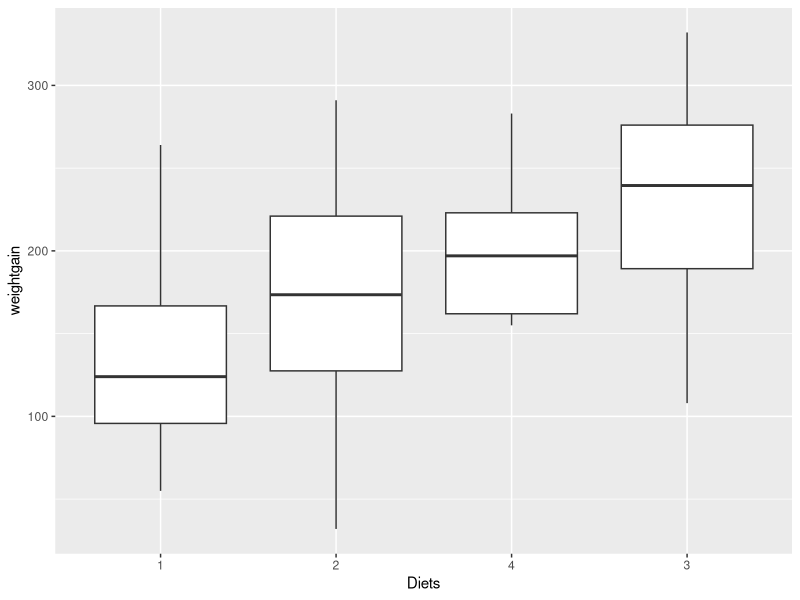
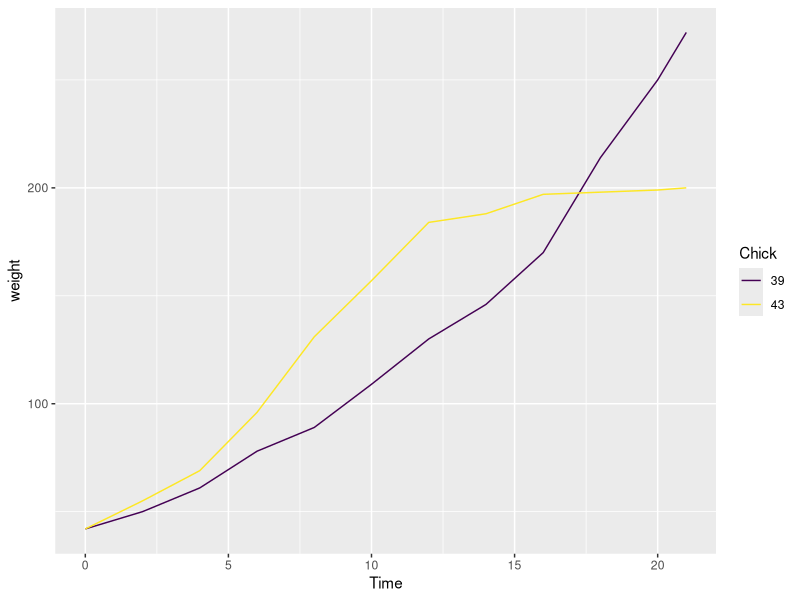
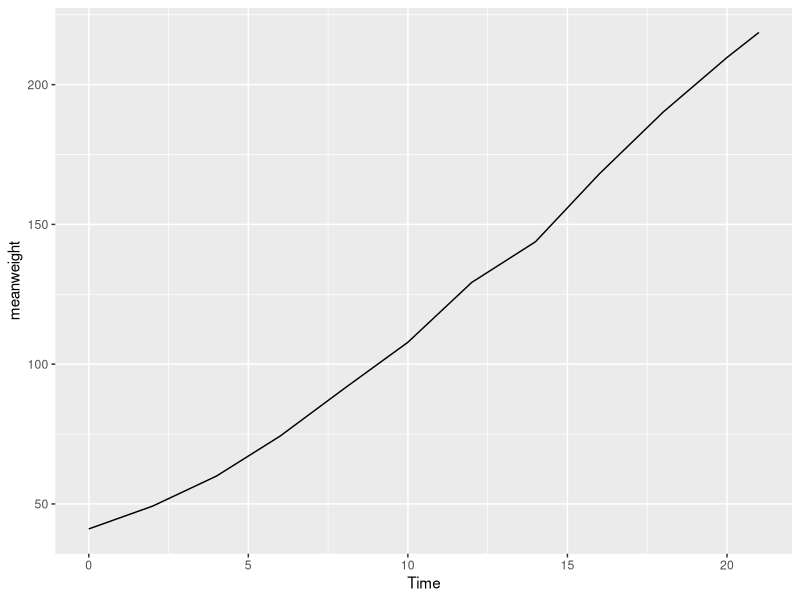

These figures' R source, in order:
## ---- chunk 1
chooseCRANmirror(graphics=FALSE, ind=1)
knitr::opts_chunk$set(echo = TRUE)
## ---- chunk 2
install.packages("dplyr")

library(datasets)
library(dplyr)


#3
dat <- ChickWeight %>%
  group_by(Chick) %>%
  mutate(weight0 = weight[Time == 0])
## ---- chunk 3
weight0 <- ChickWeight %>%
  group_by(Diet) %>%
  summarise (n = n(), mean = mean(weight), sd = sd(weight)) %>%
  mutate(freq = n / sum(n), mean = mean, std = sd)
weight0
## ---- chunk 4
df <- ChickWeight %>%
  group_by(Chick) %>%
  summarise (n = n())
#df1 <- df[df[,'n'] >= 12,]
df1 <- dplyr::filter(df, n >= 12)
chicks <- df1$Chick
complete <- dplyr::filter(ChickWeight, Chick %in% chicks)
head(complete,3)
## ---- chunk 5
weightgain <- ChickWeight %>%
  group_by(Chick) %>%
  mutate(weightgain = weight - weight[Time == 0])
head(weightgain,3)
## ---- chunk 6
library("ggplot2")
data1 <- dplyr::filter(weightgain, Time == 21)
ggplot(data1, aes(x=reorder(Diet,weightgain,FUN=median), y=weightgain)) + geom_boxplot() + xlab("Diets")
## ---- chunk 7
data1
df <- data1[which.max(data1$weightgain),]
df <- bind_rows(df,data1[which.min(data1$weightgain),])
df
## ---- chunk 8
data2 <- dplyr::filter(ChickWeight, Time == 0)
df <- bind_rows(data2[which.max(data2$weight),],data2[which.min(data2$weight),])
chickdata <- filter(weightgain, Chick == 39 | Chick == 43)
plot <- ggplot(chickdata, aes(x=Time,y=weight, color=Chick)) + geom_line()
plot
## ---- chunk 9
test <- ChickWeight %>%
  group_by(Time) %>%
  summarise(meanweight = mean(weight))
plot2 <- ggplot(test, aes(x=Time,y=meanweight)) + geom_line()
plot2
